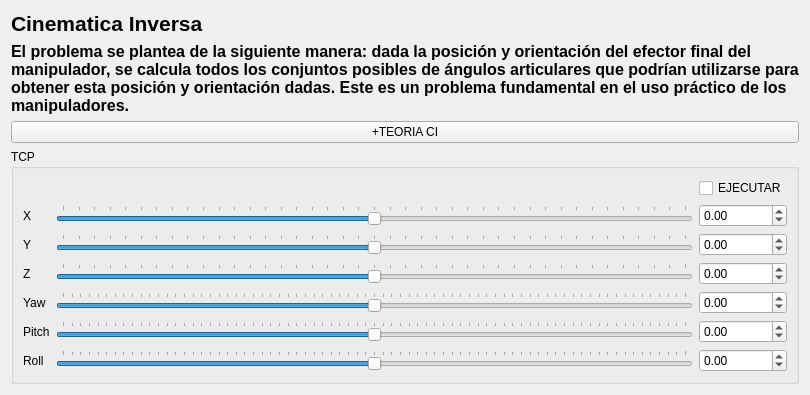
            <widget class="QWidget" name="tab_3">
             <attribute name="title">
              <string>CINEMATICA INVERSA</string>
             </attribute>
             <layout class="QGridLayout" name="gridLayout_16">
              <item row="0" column="0">
               <layout class="QGridLayout" name="gridLayout">
                <item row="0" column="0">
                 <widget class="QLabel" name="label_8">
                  <property name="font">
                   <font>
                    <pointsize>16</pointsize>
                    <weight>75</weight>
                    <bold>true</bold>
                   </font>
                  </property>
                  <property name="text">
                   <string>Cinematica Inversa</string>
                  </property>
                 </widget>
                </item>
                <item row="1" column="0">
                 <widget class="QLabel" name="label_9">
                  <property name="font">
                   <font>
                    <pointsize>12</pointsize>
                    <weight>75</weight>
                    <bold>true</bold>
                   </font>
                  </property>
                  <property name="text">
                   <string>El problema se plantea de la siguiente manera: dada la posición y orientación del efector final del manipulador, se calcula todos los conjuntos posibles de ángulos articulares que podrían utilizarse para obtener esta posición y orientación dadas. Este es un problema fundamental en el uso práctico de los manipuladores. </string>
                  </property>
                  <property name="wordWrap">
                   <bool>true</bool>
                  </property>
                 </widget>
                </item>
                <item row="2" column="0">
                 <widget class="QPushButton" name="pushButton_2">
                  <property name="text">
                   <string>+TEORIA CI</string>
                  </property>
                 </widget>
                </item>
               </layout>
              </item>
              <item row="1" column="0">
               <layout class="QGridLayout" name="gridLayout_15">
                <item row="0" column="0">
                 <widget class="QGroupBox" name="groupBox">
                  <property name="title">
                   <string>TCP</string>
                  </property>
                  <layout class="QGridLayout" name="gridLayout_14">
                   <item row="0" column="2">
                    <widget class="QCheckBox" name="checkBox">
                     <property name="text">
                      <string>EJECUTAR</string>
                     </property>
                    </widget>
                   </item>
                   <item row="1" column="0">
                    <widget class="QLabel" name="label_2">
                     <property name="text">
                      <string>X</string>
                     </property>
                    </widget>
                   </item>
                   <item row="1" column="1">
                    <widget class="QSlider" name="xSlider">
                     <property name="minimum">
                      <number>-100</number>
                     </property>
                     <property name="maximum">
                      <number>100</number>
                     </property>
                     <property name="singleStep">
                      <number>10</number>
                     </property>
                     <property name="orientation">
                      <enum>Qt::Horizontal</enum>
                     </property>
                     <property name="tickPosition">
                      <enum>QSlider::TicksAbove</enum>
                     </property>
                     <property name="tickInterval">
                      <number>5</number>
                     </property>
                    </widget>
                   </item>
                   <item row="1" column="2">
                    <widget class="QDoubleSpinBox" name="xBox">
                     <property name="minimumSize">
                      <size>
                       <width>80</width>
                       <height>0</height>
                      </size>
                     </property>
                     <property name="decimals">
                      <number>2</number>
                     </property>
                     <property name="minimum">
                      <double>-100.000000000000000</double>
                     </property>
                     <property name="maximum">
                      <double>100.000000000000000</double>
                     </property>
                     <property name="singleStep">
                      <double>1.000000000000000</double>
                     </property>
                    </widget>
                   </item>
                   <item row="2" column="0">
                    <widget class="QLabel" name="label_4">
                     <property name="text">
                      <string>Y</string>
                     </property>
                    </widget>
                   </item>
                   <item row="2" column="1">
                    <widget class="QSlider" name="ySlider">
                     <property name="minimum">
                      <number>-100</number>
                     </property>
                     <property name="maximum">
                      <number>100</number>
                     </property>
                     <property name="singleStep">
                      <number>10</number>
                     </property>
                     <property name="orientation">
                      <enum>Qt::Horizontal</enum>
                     </property>
                     <property name="tickPosition">
                      <enum>QSlider::TicksAbove</enum>
                     </property>
                     <property name="tickInterval">
                      <number>5</number>
                     </property>
                    </widget>
                   </item>
                   <item row="2" column="2">
                    <widget class="QDoubleSpinBox" name="yBox">
                     <property name="minimumSize">
                      <size>
                       <width>80</width>
                       <height>0</height>
                      </size>
                     </property>
                     <property name="decimals">
                      <number>2</number>
                     </property>
                     <property name="minimum">
                      <double>-100.000000000000000</double>
                     </property>
                     <property name="maximum">
                      <double>100.000000000000000</double>
                     </property>
                     <property name="singleStep">
                      <double>1.000000000000000</double>
                     </property>
                    </widget>
                   </item>
                   <item row="3" column="0">
                    <widget class="QLabel" name="label_19">
                     <property name="text">
                      <string>Z</string>
                     </property>
                    </widget>
                   </item>
                   <item row="3" column="1">
                    <widget class="QSlider" name="zSlider">
                     <property name="minimum">
                      <number>-100</number>
                     </property>
                     <property name="maximum">
                      <number>100</number>
                     </property>
                     <property name="singleStep">
                      <number>10</number>
                     </property>
                     <property name="orientation">
                      <enum>Qt::Horizontal</enum>
                     </property>
                     <property name="invertedAppearance">
                      <bool>false</bool>
                     </property>
                     <property name="tickPosition">
                      <enum>QSlider::TicksAbove</enum>
                     </property>
                     <property name="tickInterval">
                      <number>5</number>
                     </property>
                    </widget>
                   </item>
                   <item row="3" column="2">
                    <widget class="QDoubleSpinBox" name="zBox">
                     <property name="minimumSize">
                      <size>
                       <width>80</width>
                       <height>0</height>
                      </size>
                     </property>
                     <property name="decimals">
                      <number>2</number>
                     </property>
                     <property name="minimum">
                      <double>-100.000000000000000</double>
                     </property>
                     <property name="maximum">
                      <double>100.000000000000000</double>
                     </property>
                     <property name="singleStep">
                      <double>1.000000000000000</double>
                     </property>
                    </widget>
                   </item>
                   <item row="4" column="0">
                    <widget class="QLabel" name="label_16">
                     <property name="text">
                      <string>Yaw</string>
                     </property>
                    </widget>
                   </item>
                   <item row="4" column="1">
                    <widget class="QSlider" name="yawSlider">
                     <property name="minimum">
                      <number>-180</number>
                     </property>
                     <property name="maximum">
                      <number>180</number>
                     </property>
                     <property name="singleStep">
                      <number>5</number>
                     </property>
                     <property name="pageStep">
                      <number>5</number>
                     </property>
                     <property name="orientation">
                      <enum>Qt::Horizontal</enum>
                     </property>
                     <property name="tickPosition">
                      <enum>QSlider::TicksAbove</enum>
                     </property>
                     <property name="tickInterval">
                      <number>5</number>
                     </property>
                    </widget>
                   </item>
                   <item row="4" column="2">
                    <widget class="QDoubleSpinBox" name="yawBox">
                     <property name="minimumSize">
                      <size>
                       <width>80</width>
                       <height>0</height>
                      </size>
                     </property>
                     <property name="decimals">
                      <number>2</number>
                     </property>
                     <property name="minimum">
                      <double>-180000000.000000000000000</double>
                     </property>
                     <property name="maximum">
                      <double>180.000000000000000</double>
                     </property>
                     <property name="singleStep">
                      <double>1.000000000000000</double>
                     </property>
                    </widget>
                   </item>
                   <item row="5" column="0">
                    <widget class="QLabel" name="label_17">
                     <property name="text">
                      <string>Pitch</string>
                     </property>
                    </widget>
                   </item>
                   <item row="5" column="1">
                    <widget class="QSlider" name="pitchSlider">
                     <property name="minimum">
                      <number>-180</number>
                     </property>
                     <property name="maximum">
                      <number>180</number>
                     </property>
                     <property name="singleStep">
                      <number>5</number>
                     </property>
                     <property name="pageStep">
                      <number>5</number>
                     </property>
                     <property name="orientation">
                      <enum>Qt::Horizontal</enum>
                     </property>
                     <property name="tickPosition">
                      <enum>QSlider::TicksAbove</enum>
                     </property>
                     <property name="tickInterval">
                      <number>5</number>
                     </property>
                    </widget>
                   </item>
                   <item row="5" column="2">
                    <widget class="QDoubleSpinBox" name="pitchBox">
                     <property name="minimumSize">
                      <size>
                       <width>80</width>
                       <height>0</height>
                      </size>
                     </property>
                     <property name="decimals">
                      <number>2</number>
                     </property>
                     <property name="minimum">
                      <double>-180.000000000000000</double>
                     </property>
                     <property name="maximum">
                      <double>180.000000000000000</double>
                     </property>
                     <property name="singleStep">
                      <double>1.000000000000000</double>
                     </property>
                    </widget>
                   </item>
                   <item row="6" column="0">
                    <widget class="QLabel" name="label_18">
                     <property name="text">
                      <string>Roll</string>
                     </property>
                    </widget>
                   </item>
                   <item row="6" column="1">
                    <widget class="QSlider" name="rollSlider">
                     <property name="minimum">
                      <number>-180</number>
                     </property>
                     <property name="maximum">
                      <number>180</number>
                     </property>
                     <property name="singleStep">
                      <number>5</number>
                     </property>
                     <property name="pageStep">
                      <number>5</number>
                     </property>
                     <property name="orientation">
                      <enum>Qt::Horizontal</enum>
                     </property>
                     <property name="tickPosition">
                      <enum>QSlider::TicksAbove</enum>
                     </property>
                     <property name="tickInterval">
                      <number>5</number>
                     </property>
                    </widget>
                   </item>
                   <item row="6" column="2">
                    <widget class="QDoubleSpinBox" name="rollBox">
                     <property name="minimumSize">
                      <size>
                       <width>80</width>
                       <height>0</height>
                      </size>
                     </property>
                     <property name="decimals">
                      <number>2</number>
                     </property>
                     <property name="minimum">
                      <double>-180.000000000000000</double>
                     </property>
                     <property name="maximum">
                      <double>180.000000000000000</double>
                     </property>
                     <property name="singleStep">
                      <double>1.000000000000000</double>
                     </property>
                    </widget>
                   </item>
                  </layout>
                 </widget>
                </item>
               </layout>
              </item>
             </layout>
            </widget>
